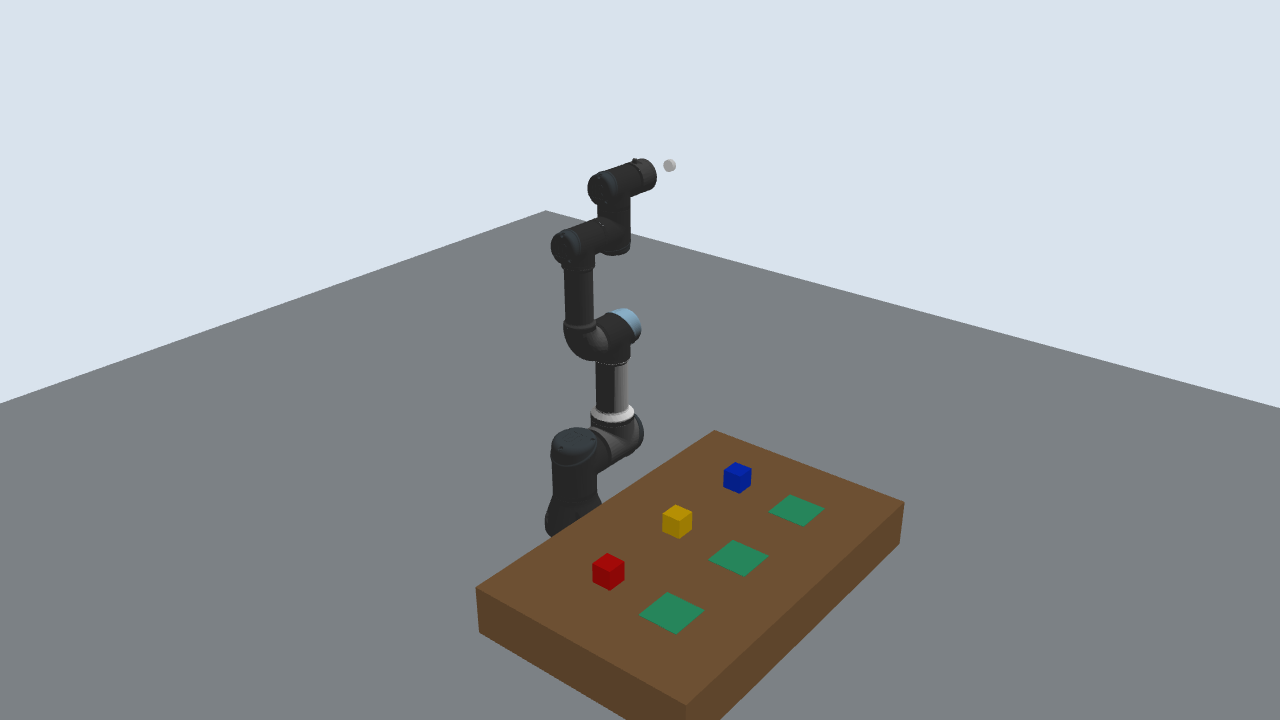
#> input picture results/validation_T1.before.png, 1280 x 720 px; its folder holds 8 pictures in this run
$ python make_report_figures.py
#> lines starting #> are read from the running program, lines starting #| are printed output that depends on the picture
"""Create faithful color camera crops and readable source-code figures."""
from pathlib import Path
from PIL import Image, ImageDraw, ImageFont


ROOT = Path(__file__).resolve().parents[1]
PKG = ROOT / "src" / "ur3_llm_control" / "ur3_llm_control"
RESULTS = ROOT / "results"
FONT = ImageFont.truetype(r"C:\Windows\Fonts\consola.ttf", 25)
TITLE_FONT = ImageFont.truetype(r"C:\Windows\Fonts\consolab.ttf", 29)


def camera_crop(source: str, target: str) -> None:
#> called with source = 'validation_T1.before.png', target = 'validation_T1.before_color_crop.png'
    with Image.open(RESULTS / source) as image:
#> image is the input picture: PIL image 1280x720 RGB; mean R, G, B 160.1, 164.9, 168.8
        image.crop((440, 190, 950, 710)).convert("RGB").save(RESULTS / target)
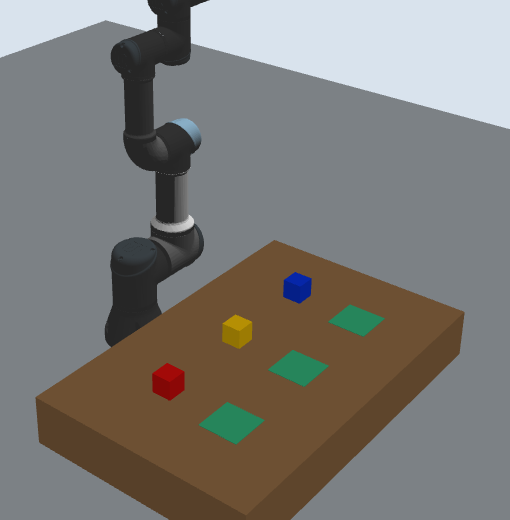
#> saved as validation_T1.before_color_crop.png: PIL image 510x520 RGB; mean R, G, B 124.5, 122.1, 117.7


def code_figure(source: str, spans: list[tuple[int, int]], target: str) -> None:
    path = PKG / source
    original = path.read_text(encoding="utf-8").splitlines()
    selected: list[tuple[int | None, str]] = []
    for index, (first, last) in enumerate(spans):
        if index:
            selected.append((None, "..."))
        selected.extend((line, original[line - 1]) for line in range(first, last + 1))

    width = 1700
    row_height = 36
    image = Image.new("RGB", (width, 100 + row_height * len(selected) + 24), "white")
    draw = ImageDraw.Draw(image)
    draw.rectangle((0, 0, width, 74), fill="#e9edf2")
    draw.text((34, 18), source, font=TITLE_FONT, fill="#172838")
    draw.line((0, 74, width, 74), fill="#a6afb8", width=2)
    for row, (number, content) in enumerate(selected):
        y = 94 + row * row_height
        if number is None:
            draw.text((112, y), content, font=FONT, fill="#6a7077")
            continue
        important = any(
            term in content
            for term in (
                "p = int(", "return p,", "context =", "plan = parse_plan(",
                "steps=validate(", "node.pick(", "node.place(", "ZONE_OCCUPIED",
            )
        )
        if important:
            draw.rectangle((94, y - 2, width - 28, y + 32), fill="#fff3cd")
        draw.text((28, y), f"{number:>3}", font=FONT, fill="#64717e")
        draw.text((116, y), content, font=FONT, fill="#172838")
    image.save(RESULTS / target)


for source, target in (
    ("validation_T1.before.png", "validation_T1.before_color_crop.png"),
    ("validation_T1.step1.png", "validation_T1.step1_color_crop.png"),
    ("validation_T6.after.png", "validation_T6.after_color_crop.png"),
    ("validation_student_P2.after.png", "validation_student_P2.after_color_crop.png"),
):
    camera_crop(source, target)
#> pass 2 of the loop `for source, target in (`:
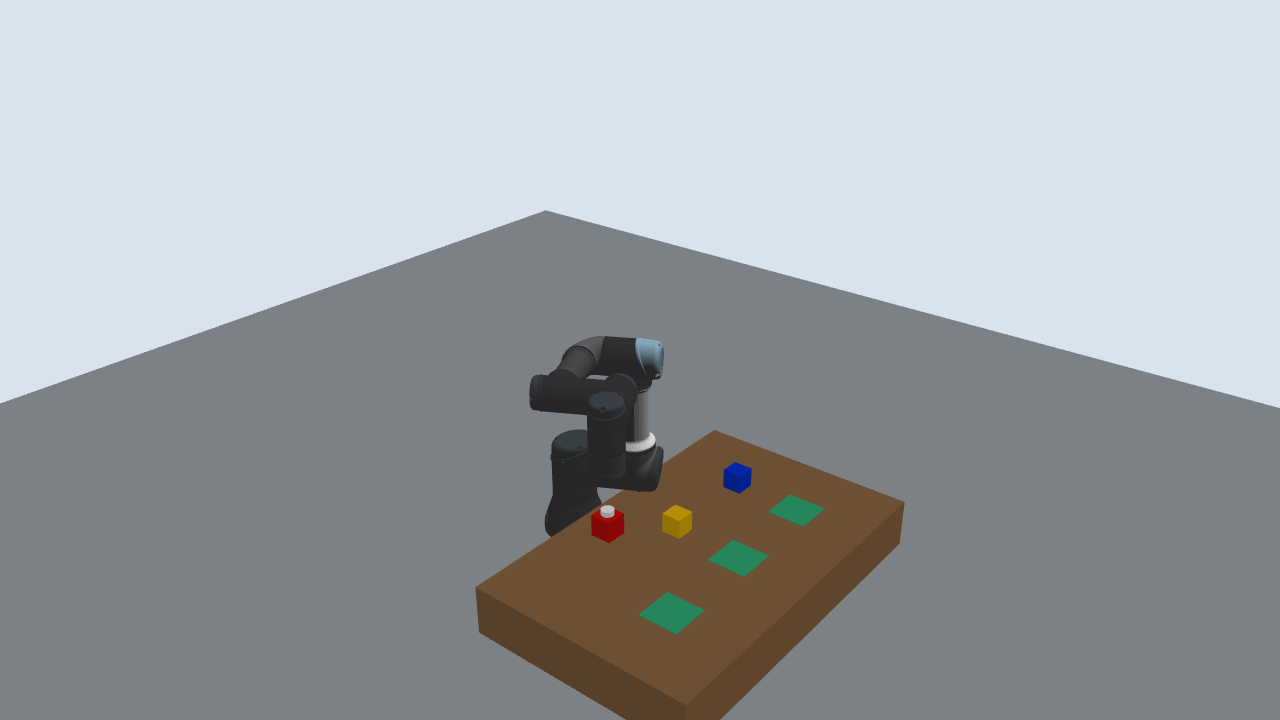
#> input picture results/validation_T1.step1.png, 1280 x 720 px
#> in camera_crop, image is the input picture: PIL image 1280x720 RGB; mean R, G, B 160.6, 165.5, 169.4
#> in camera_crop (call 2), `image.crop((440, 190, 950, 710)).convert("RGB").save(RESULTS / target)`:
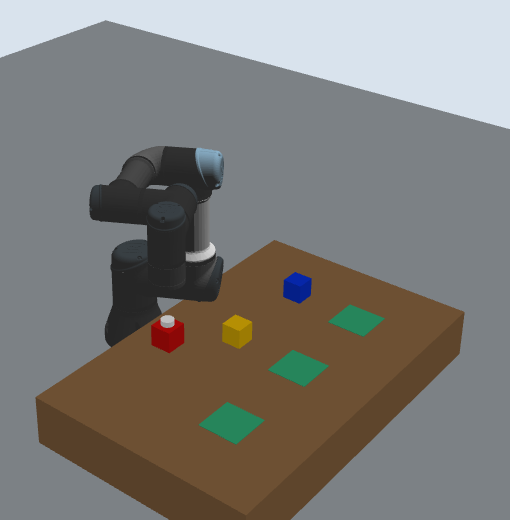
#> saved as validation_T1.step1_color_crop.png: PIL image 510x520 RGB; mean R, G, B 125.1, 122.9, 118.6
#> (the run stopped early here; a loop or call above may not have finished)
